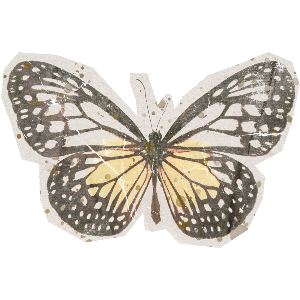
#> input picture Citra2.png, 300 x 300 px
$ python G1.py
#> lines starting #> are read from the running program, lines starting #| are printed output that depends on the picture; after the words box and inside, x2 and y2 are one past the last pixel; in counts of white or black regions, pixels touching at a corner belong together
import cv2
import numpy as np
import matplotlib.pyplot as plt

citra = cv2.imread("Citra2.png")
#> citra is the input picture: shape (300, 300, 3); mean B, G, R 206.6, 213.3, 218
if citra is None:
    raise FileNotFoundError("Citra2.png tidak ditemukan!")

gray = cv2.cvtColor(citra, cv2.COLOR_BGR2GRAY)
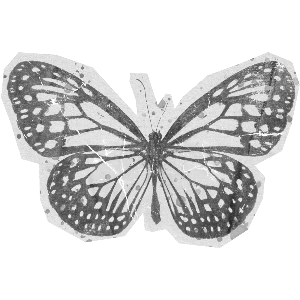
#> gray: shape (300, 300); min 37, max 255, mean 214
print("Ukuran:", citra.shape, "| Tipe data:", citra.dtype)
#| Ukuran: (300, 300, 3) | Tipe data: uint8

_, biner = cv2.threshold(gray, 127, 255, cv2.THRESH_BINARY_INV)
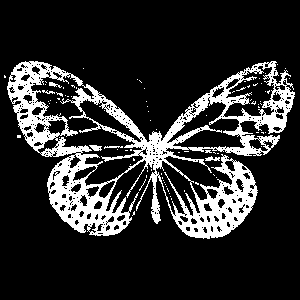
#> biner: shape (300, 300); 17.6% white; 87 white regions (81 under 20 px), largest, box (x1, y1, x2, y2) and area: (7, 61, 295, 239) 15436, (89, 145, 102, 151) 53, (205, 156, 220, 161) 47, (49, 82, 62, 88) 35, (104, 146, 123, 149) 33, (42, 90, 55, 94) 27

def morfologi(bentuk):
    kernel = cv2.getStructuringElement(bentuk, (5, 5))
    return {
        "Erosi": cv2.erode(biner, kernel),
        "Dilasi": cv2.dilate(biner, kernel),
        "Opening": cv2.morphologyEx(biner, cv2.MORPH_OPEN, kernel),
        "Closing": cv2.morphologyEx(biner, cv2.MORPH_CLOSE, kernel)
    }

hasil = morfologi(cv2.MORPH_CROSS)
#> hasil = 4 items

print("\n=== JUMLAH PIKSEL PUTIH ===")
print("Citra biner:", np.count_nonzero(biner))
#| Citra biner: 15877

for bentuk, nama in [
    (cv2.MORPH_CROSS, "CROSS"),
    (cv2.MORPH_RECT, "RECT"),
    (cv2.MORPH_ELLIPSE, "ELLIPSE")
]:
    print(nama, {
        k: int(np.count_nonzero(v))
        for k, v in morfologi(bentuk).items()
    })

# Skeleton
def skeleton(gambar):
    kernel = cv2.getStructuringElement(cv2.MORPH_CROSS, (3, 3))
    kerangka = np.zeros_like(gambar)
    sementara = gambar.copy()

    while cv2.countNonZero(sementara):
        buka = cv2.morphologyEx(sementara, cv2.MORPH_OPEN, kernel)
        kerangka = cv2.bitwise_or(kerangka, cv2.subtract(sementara, buka))
        sementara = cv2.erode(sementara, kernel)
#> this loop made 8 passes
#> pass 1, in skeleton, `buka = cv2.morphologyEx(sementara, cv2.MORPH_OPEN, kernel)`:
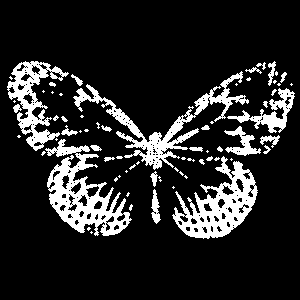
#> buka: shape (300, 300); 15.2% white; 69 white regions (41 under 20 px), largest, box (x1, y1, x2, y2) and area: (45, 139, 132, 236) 3290, (172, 156, 258, 239) 2970, (73, 71, 249, 170) 2790
#> pass 1, in skeleton, `sementara = cv2.erode(sementara, kernel)`:
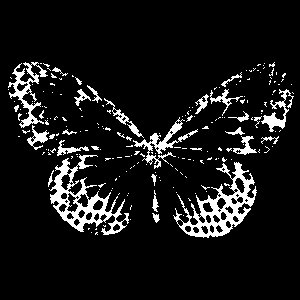
#> sementara: shape (300, 300); 9.1% white; 200 white regions (170 under 20 px), largest, box (x1, y1, x2, y2) and area: (173, 162, 257, 238) 1975, (49, 154, 129, 235) 1882, (8, 62, 48, 128) 752
#> after the loop:
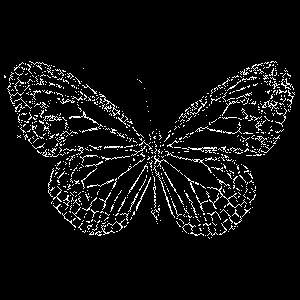
#> kerangka: shape (300, 300); 6% white in thin lines or dots, all inside (x1, y1, x2, y2) = (4, 61, 295, 239)
#> after the loop: sementara: shape (300, 300); every value is 0

    return kerangka

kerangka = skeleton(biner)
print("Piksel skeleton:", np.count_nonzero(kerangka))
#| Piksel skeleton: 5419

# Simpan hasil
semua = {
    "biner": biner,
    **{k.lower(): v for k, v in hasil.items()},
    "skeleton": kerangka
}

for nama, gambar in semua.items():
    cv2.imwrite(f"hasil_G1_{nama}.png", gambar)
#> this loop made 6 passes
#> nama on passes 1 to 6: 'biner', 'erosi', 'dilasi', 'opening', 'closing', 'skeleton'
#> pass 2, `cv2.imwrite(f"hasil_G1_{nama}.png", gambar)`:
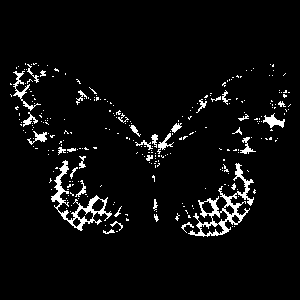
#> saved as hasil_G1_erosi.png: shape (300, 300); 4.7% white in thin lines or dots, all inside (x1, y1, x2, y2) = (10, 63, 291, 237)

# Tampilkan hasil
gambar = [gray, *hasil.values(), kerangka]
judul = ["Grayscale", "Erosi", "Dilasi", "Opening", "Closing", "Skeleton"]

plt.figure(figsize=(12, 7))
for i, (img, nama) in enumerate(zip(gambar, judul), 1):
    plt.subplot(2, 3, i)
    plt.imshow(img, cmap="gray")
    plt.title(nama)
    plt.axis("off")
#> this loop made 6 passes

plt.tight_layout()
plt.show()
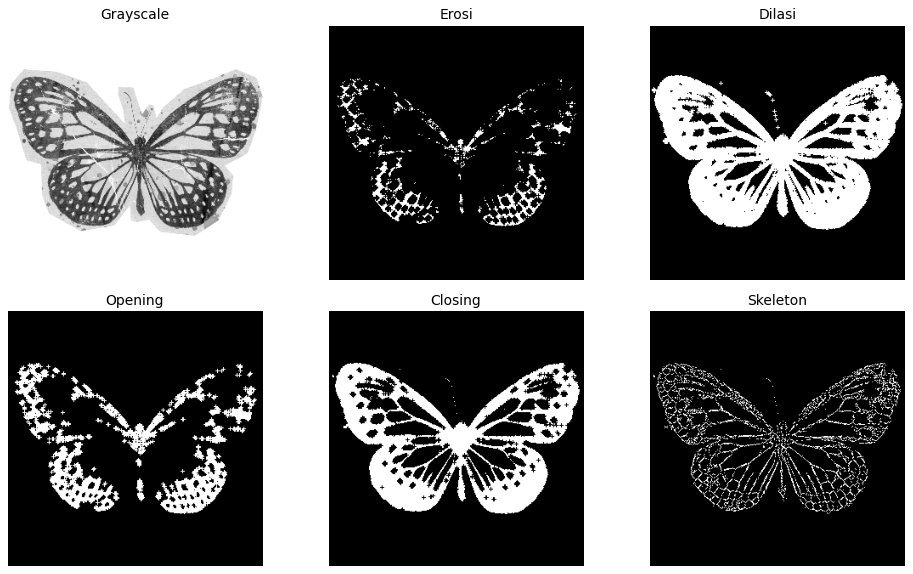
#> figure drawn by matplotlib, 6 panels

$ run again, with Citra1.png copied over Citra2.png
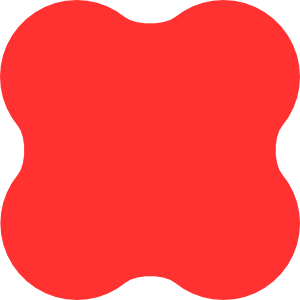
#> input picture Citra1.png, 300 x 300 px
#> citra is the input picture: shape (300, 300, 3); mean B, G, R 75.8, 75.8, 255
#| Ukuran: (300, 300, 3) | Tipe data: uint8
#> `_, biner = cv2.threshold(gray, 127, 255, cv2.THRESH_BINARY_INV)`:
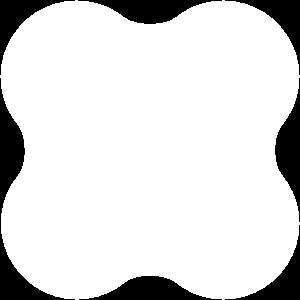
#> biner: shape (300, 300); 86.5% white; 7 black regions, largest, box (x1, y1, x2, y2) and area: (0, 78, 75, 300) 3075, (275, 78, 300, 222) 1714, (79, 276, 222, 300) 1682
#> hasil = 4 items
#| Citra biner: 77886
#> the loop in skeleton, `while cv2.countNonZero(sementara):` made 125 passes
#> after the loop in skeleton, `while cv2.countNonZero(sementara):`:
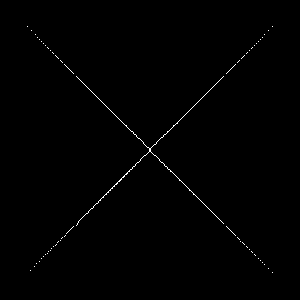
#> kerangka: shape (300, 300); 0.51% white in thin lines or dots, all inside (x1, y1, x2, y2) = (27, 26, 273, 273)
#| Piksel skeleton: 460
#> the loop `for nama, gambar in semua.items():` made 6 passes
#> nama on passes 1 to 6: 'biner', 'erosi', 'dilasi', 'opening', 'closing', 'skeleton'
#> the loop `for i, (img, nama) in enumerate(zip(gambar, judul), 1):` made 6 passes
